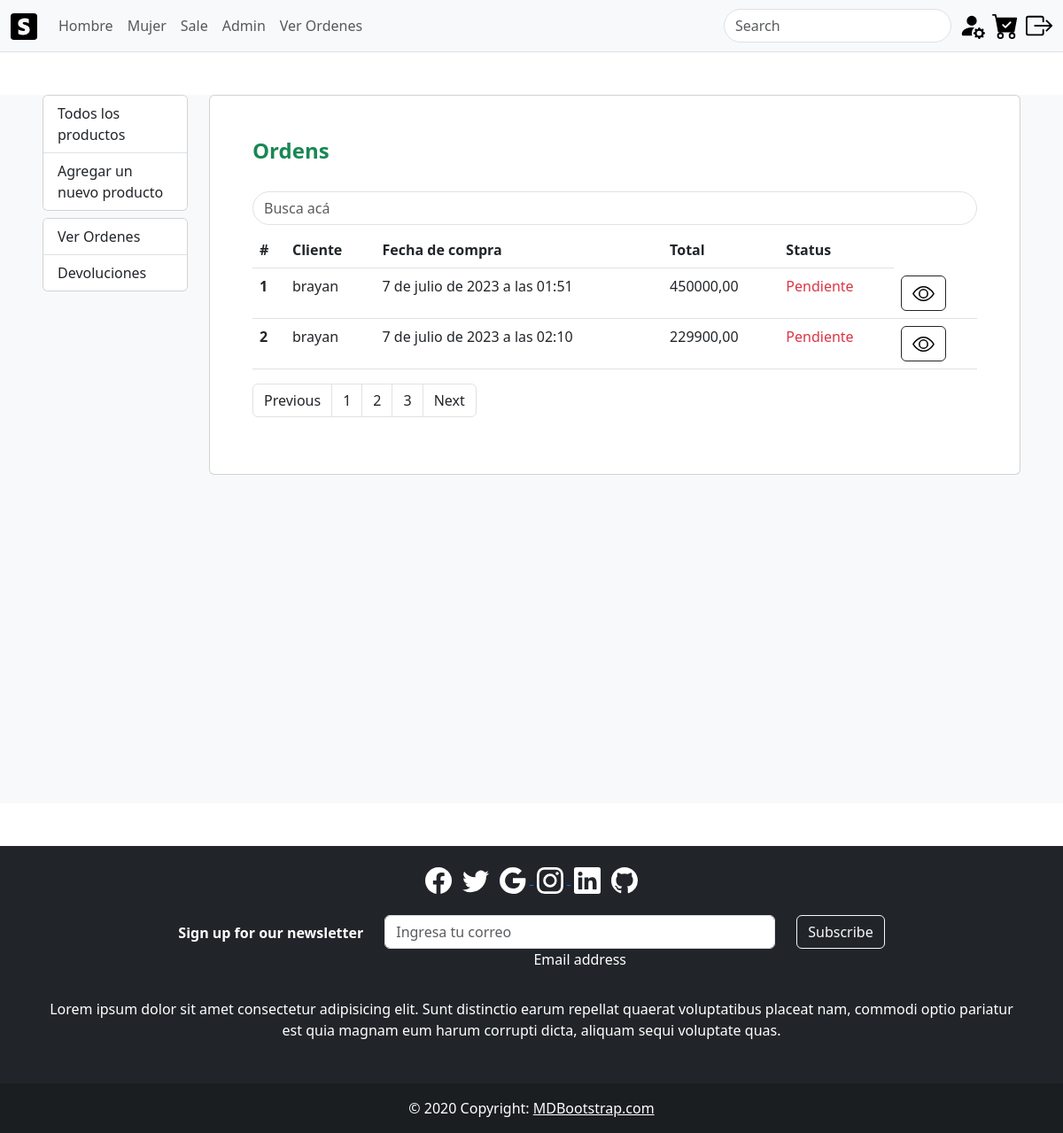
The app's page /ordenes/ (signed in) with its own data.
### cliente/models.py (models this page shows, shortened)
class Purchase(models.Model):
    user = models.ForeignKey(settings.AUTH_USER_MODEL, on_delete=models.CASCADE)
    cart = models.ForeignKey(Cart, on_delete=models.CASCADE)
    date = models.DateTimeField(auto_now_add=True)
    total = models.DecimalField(max_digits=10, decimal_places=2)  # Puedes ajustar los parámetros según tus necesidades

### cliente/views.py (the view)
# urls.py: path('ordenes/', views.ordenes, name='ordenes'),
def ordenes(request):
    user = request.user
    pedidos = Purchase.objects.filter(user=user)
    context = {
        'pedidos': pedidos
    }
    return render(request, 'ordenes.html', context)

### cliente/models.py (called while the page is built)
    def __str__(self):
        return self.name

### cliente/templates/ordenes.html (shortened to what this page needs)
{% extends 'base.html' %} {% block content %} {% load static%}
<div class="container-fluid px-5 bg-light my-5" style="min-height: 100vh">
  <div class="row">
    <div class="col-sm-12 col-md-2">
      {% if user.is_superuser %}
      <div class="card mb-2">
        <ul class="list-group list-group-flush">
          <a href="{% url 'listar_productos' %}" class="list-group-item"
            >Todos los productos</a
          >
          <a href="{% url 'dashboard' %}" class="list-group-item"
            >Agregar un nuevo producto</a
          >
        </ul>
      </div>
      <div class="card mb-2">
        <ul class="list-group list-group-flush">
          <a href="{% url 'ordenes' %}" class="list-group-item">Ver Ordenes</a>
          <a href="{% url 'listar_productos' %}" class="list-group-item"
            >Devoluciones</a
          >
        </ul>
      </div>
      {% endif %}
    </div>
    <div class="col-sm-12 col-md-10">
      <section class="card p-5">
        <h4 class="card-title mb-4 fw-bold text-success">Ordens</h4>
        <input
          type="text"
          class="form-control my-2 rounded-pill"
          placeholder="Busca acá"
        />
        <div class="table-responsive">
          <table class="table">
            <thead>
              <tr>
                <th scope="col">#</th>
                <th scope="col">Cliente</th>
                <th scope="col">Fecha de compra</th>
                <th scope="col">Total</th>
                <th scope="col">Status</th>
              </tr>
            </thead>
            <tbody>
              {% for pedido in pedidos %}
              <tr>
                <th scope="row">{{ forloop.counter }}</th>
                <td>{{ pedido.user }}</td>
                <td>{{ pedido.date }}</td>
                <td>{{ pedido.total }}</td>
                <td class="text-danger">Pendiente</td>
                <td>
                  <button
                    type="button"
                    class="btn btn-outline-dark"
                    data-bs-toggle="modal"
                    data-bs-target="#exampleModall{{ pedido.id }}"
                  >
                  </button>
                </td>
              </tr>
              {% endfor %}
            </tbody>
          </table>
          <nav aria-label="Page navigation example text-end">
            <ul class="pagination">
              <li class="page-item">
                <a class="page-link text-dark" href="#">Previous</a>
              </li>
              <li class="page-item">
                <a class="page-link text-dark" href="#">1</a>
              </li>
              <li class="page-item">
                <a class="page-link text-dark" href="#">2</a>
              </li>
              <li class="page-item">
                <a class="page-link text-dark" href="#">3</a>
              </li>
              <li class="page-item">
                <a class="page-link text-dark" href="#">Next</a>
              </li>
            </ul>
          </nav>
        </div>
      </section>
    </div>
  </div>
</div>
 {% endblock %}

### records on screen
Purchase: user "brayan", date "7 de julio de 2023 a las 01:51", total "450000,00"
Purchase: user "brayan", date "7 de julio de 2023 a las 02:10", total "229900,00"
